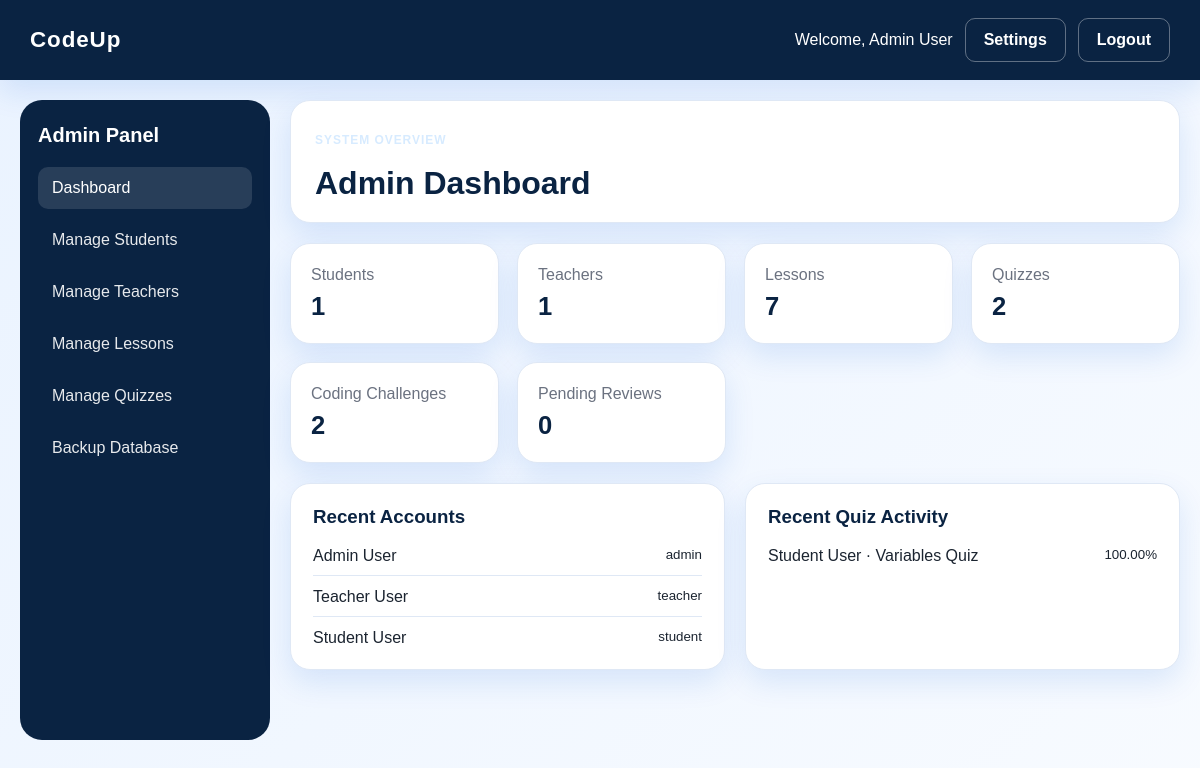
Page /admin/dashboard.php (signed in) on the committed database.
### tables this page shows
CREATE TABLE users (
  id INT AUTO_INCREMENT PRIMARY KEY,
  name VARCHAR(150) NOT NULL,
  email VARCHAR(150) NOT NULL UNIQUE,
  password VARCHAR(255) NOT NULL,
  role ENUM('admin','teacher','student') NOT NULL,
  status ENUM('active','inactive') DEFAULT 'active',
  created_at TIMESTAMP DEFAULT CURRENT_TIMESTAMP
);

CREATE TABLE scores (
  id INT AUTO_INCREMENT PRIMARY KEY,
  student_id INT NOT NULL,
  quiz_id INT NOT NULL,
  score INT NOT NULL,
  total_questions INT NOT NULL,
  percentage DECIMAL(5,2) NOT NULL,
  submitted_at TIMESTAMP DEFAULT CURRENT_TIMESTAMP,
  FOREIGN KEY (student_id) REFERENCES students(id) ON DELETE CASCADE,
  FOREIGN KEY (quiz_id) REFERENCES quizzes(id) ON DELETE CASCADE
);

CREATE TABLE quizzes (
  id INT AUTO_INCREMENT PRIMARY KEY,
  title VARCHAR(150) NOT NULL,
  lesson_id INT DEFAULT NULL,
  teacher_id INT DEFAULT NULL,
  created_at TIMESTAMP DEFAULT CURRENT_TIMESTAMP,
  FOREIGN KEY (lesson_id) REFERENCES lessons(id) ON DELETE SET NULL,
  FOREIGN KEY (teacher_id) REFERENCES teachers(id) ON DELETE SET NULL
);

### includes/config.php (called while the page is built, shortened)
<?php
$host = 'localhost';
$user = 'root';
$pass = '';
$dbname = 'codeup';
try {
    $conn = new mysqli($host, $user, $pass, $dbname);
    $conn->set_charset('utf8mb4');
} catch (mysqli_sql_exception $exception) {
    error_log('Database connection failed: ' . $exception->getMessage());
    http_response_code(500);
    exit('Database connection failed. Check that MySQL is running, the credentials are correct, and the codeup database has been imported.');
}
function db()
{
    global $conn;
    return $conn;
}
function isLoggedIn()
{
    return isset($_SESSION['user_id']);
}
function currentUser()
{
    $stmt = db()->prepare('SELECT * FROM users WHERE id = ? LIMIT 1');
    $stmt->bind_param('i', $_SESSION['user_id']);
    $stmt->execute();
    $result = $stmt->get_result();
    return $result->fetch_assoc();
}

### admin/dashboard.php (the view, shortened to what this page needs)
<?php
require __DIR__ . '/../includes/config.php';
$totalStudents = db()->query('SELECT COUNT(*) AS total FROM users WHERE role = "student"')->fetch_assoc()['total'];
$totalTeachers = db()->query('SELECT COUNT(*) AS total FROM users WHERE role = "teacher"')->fetch_assoc()['total'];
$totalLessons = db()->query('SELECT COUNT(*) AS total FROM lessons')->fetch_assoc()['total'];
$totalQuizzes = db()->query('SELECT COUNT(*) AS total FROM quizzes')->fetch_assoc()['total'];
$totalChallenges = db()->query('SELECT COUNT(*) AS total FROM coding_challenges')->fetch_assoc()['total'];
$pendingReviews = db()->query('SELECT COUNT(*) AS total FROM submissions WHERE status = "Pending Review"')->fetch_assoc()['total'];
$recentUsers = db()->query('SELECT * FROM users ORDER BY created_at DESC LIMIT 5');
$recentScores = db()->query('SELECT u.name, q.title AS quiz_title, s.percentage, s.submitted_at FROM scores s JOIN quizzes q ON q.id = s.quiz_id JOIN students st ON st.id = s.student_id JOIN users u ON u.id = st.user_id ORDER BY s.submitted_at DESC LIMIT 5');
include __DIR__ . '/../includes/header.php';
?>
<div class="dashboard-page">
    <aside class="sidebar">
        <h3>Admin Panel</h3>
        <nav>
            <a class="active" href="dashboard.php">Dashboard</a>
            <a href="manage_students.php">Manage Students</a>
            <a href="manage_teachers.php">Manage Teachers</a>
            <a href="manage_lessons.php">Manage Lessons</a>
            <a href="manage_quizzes.php">Manage Quizzes</a>
            <a href="backup_database.php">Backup Database</a>
        </nav>
    </aside>
    <main class="main-panel" data-live-dashboard="dashboard_data.php">
        <div class="page-header">
            <div>
                <p class="eyebrow">System Overview</p>
                <h1>Admin Dashboard</h1>
            </div>
        </div>
        <div class="stats-grid">
            <div class="metric-card">
                <span>Students</span>
                <strong data-live-value="students"><?= $totalStudents; ?></strong>
            </div>
            <div class="metric-card">
                <span>Teachers</span>
                <strong data-live-value="teachers"><?= $totalTeachers; ?></strong>
            </div>
            <div class="metric-card">
                <span>Lessons</span>
                <strong data-live-value="lessons"><?= $totalLessons; ?></strong>
            </div>
            <div class="metric-card">
                <span>Quizzes</span>
                <strong data-live-value="quizzes"><?= $totalQuizzes; ?></strong>
            </div>
            <div class="metric-card"><span>Coding Challenges</span><strong data-live-value="challenges"><?= $totalChallenges; ?></strong></div>
            <div class="metric-card"><span>Pending Reviews</span><strong data-live-value="pending_reviews"><?= $pendingReviews; ?></strong></div>
        </div>
        <div class="content-grid two-column">
            <div class="card">
                <h3>Recent Accounts</h3>
                <ul class="list-group">
                    <?php while ($row = $recentUsers->fetch_assoc()): ?>
                        <li>
                            <span><?= htmlspecialchars($row['name']); ?></span>
                            <small><?= htmlspecialchars($row['role']); ?></small>
                        </li>
                    <?php endwhile; ?>
                </ul>
            </div>
            <div class="card">
                <h3>Recent Quiz Activity</h3>
                <ul class="list-group" data-live-list="recent_scores">
                    <?php while ($score = $recentScores->fetch_assoc()): ?>
                        <li>
                            <span><?= htmlspecialchars($score['name']); ?> · <?= htmlspecialchars($score['quiz_title']); ?></span>
                            <small><?= number_format((float)$score['percentage'], 2); ?>%</small>
                        </li>
                    <?php endwhile; ?>
                </ul>
            </div>
        </div>
    </main>
</div>
<?php include __DIR__ . '/../includes/footer.php'; ?>

### includes/header.php (shortened to what this page needs)
<?php
require_once __DIR__ . '/config.php';
?>
<!DOCTYPE html>
<html lang="en">
<head>
    <link rel="stylesheet" href="<?= BASE_URL; ?>/assets/css/style.css">
</head>
<body>
    <?php if (isLoggedIn()): ?>
    <div class="topbar">
        <div class="brand-box">
            <strong>CodeUp</strong>
        </div>
        <div class="topbar-actions">
            <span>Welcome, <?= htmlspecialchars(currentUser()['name'] ?? 'User'); ?></span>
            <a href="<?= BASE_URL; ?>/settings.php" class="btn btn-outline">Settings</a>
            <a href="<?= BASE_URL; ?>/logout.php" class="btn btn-outline" data-logout-trigger>Logout</a>
        </div>
    </div>
    <?php endif; ?>
    <div class="page-shell">

### assets/css/style.css (style rules this page uses)
:root { --primary-blue: #0b5ed7; --primary-dark: #0a2342; --primary-soft: #edf4ff; --accent: #1d9bf0; --white: #ffffff; --text: #1b2430; --muted: #6b7280; --border: #dfe8f5; --success: #198754; --danger: #dc3545; --shadow: 0 12px 30px rgba(11, 94, 215, 0.12); }
* { box-sizing: border-box; }
body { margin: 0; font-family: Arial, sans-serif; background: linear-gradient(135deg, #eaf3ff 0%, #f8fbff 100%); color: var(--text); }
a { text-decoration: none; color: inherit; }
.page-shell { min-height: 100vh; padding: 20px; }
.topbar { display: flex; align-items: center; justify-content: space-between; background: var(--primary-dark); color: var(--white); padding: 18px 30px; box-shadow: var(--shadow); }
.brand-box { font-size: 1.4rem; letter-spacing: 0.04em; }
.topbar-actions { display: flex; align-items: center; gap: 12px; }
.btn { display: inline-flex; align-items: center; justify-content: center; border: none; border-radius: 10px; padding: 12px 18px; font-weight: 600; cursor: pointer; transition: 0.2s ease; }
.btn-outline { background: transparent; border: 1px solid rgba(255,255,255,0.35); color: var(--white); }
.eyebrow { display: inline-block; letter-spacing: 0.08em; text-transform: uppercase; color: #d7ebff; font-size: 0.75rem; font-weight: bold; }
.feature-card, .card, .metric-card { background: var(--white); border: 1px solid var(--border); border-radius: 20px; box-shadow: var(--shadow); }
.dashboard-page { display: grid; grid-template-columns: 250px 1fr; gap: 20px; min-height: 80vh; }
.sidebar { background: var(--primary-dark); color: var(--white); padding: 24px 18px; border-radius: 22px; }
.sidebar h3 { margin-top: 0; margin-bottom: 20px; font-size: 1.25rem; }
.sidebar nav { display: flex; flex-direction: column; gap: 10px; }
.sidebar nav a { display: block; padding: 12px 14px; border-radius: 10px; color: var(--white); opacity: 0.9; }
.sidebar nav a.active, .sidebar nav a:hover { background: rgba(255,255,255,0.12); opacity: 1; }
.main-panel { display: flex; flex-direction: column; gap: 20px; }
.page-header { display: flex; justify-content: space-between; align-items: center; background: var(--white); border: 1px solid var(--border); border-radius: 20px; padding: 20px 24px; box-shadow: var(--shadow); }
.page-header h1 { margin: 6px 0 0; color: var(--primary-dark); }
.stats-grid { display: grid; grid-template-columns: repeat(4, minmax(150px, 1fr)); gap: 18px; }
.metric-card { padding: 22px 20px; }
.metric-card span { display: block; color: var(--muted); margin-bottom: 8px; }
.metric-card strong { font-size: clamp(1.6rem, 2vw, 2.2rem); color: var(--primary-dark); }
.content-grid { display: grid; gap: 20px; grid-template-columns: 1fr; }
.two-column { grid-template-columns: repeat(2, minmax(0, 1fr)); }
.card { padding: 22px; }
.card h3 { margin-top: 0; color: var(--primary-dark); }
.list-group { list-style: none; margin: 0; padding: 0; display: flex; flex-direction: column; gap: 12px; }
.list-group li { display: flex; justify-content: space-between; gap: 12px; border-bottom: 1px solid var(--border); padding-bottom: 10px; }
.list-group li:last-child { border-bottom: none; padding-bottom: 0; }

### rows in the picture
users: name "Admin User", role "admin"
users: name "Teacher User", role "teacher"
users: name "Student User", role "student"
scores: users.name "Student User", quiz.title "Variables Quiz", percentage "100.00"

### other values in the picture
$totalStudents "1"
$totalTeachers "1"
$totalLessons "7"
$totalQuizzes "2"
$totalChallenges "2"
$pendingReviews "0"
